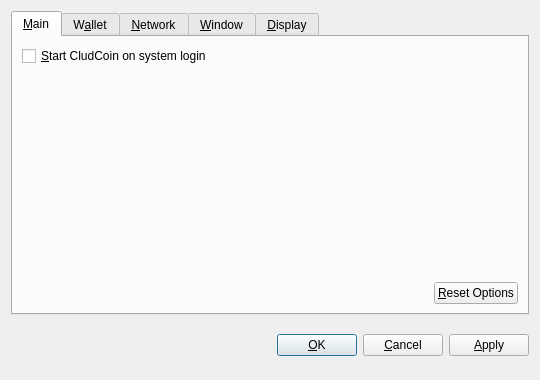
<?xml version="1.0" encoding="UTF-8"?>
<ui version="4.0">
 <class>OptionsDialog</class>
 <widget class="QDialog" name="OptionsDialog">
  <property name="geometry">
   <rect>
    <x>0</x>
    <y>0</y>
    <width>540</width>
    <height>380</height>
   </rect>
  </property>
  <property name="windowTitle">
   <string>Options</string>
  </property>
  <property name="modal">
   <bool>true</bool>
  </property>
  <layout class="QVBoxLayout" name="verticalLayout">
   <item>
    <widget class="QTabWidget" name="tabWidget">
     <property name="tabPosition">
      <enum>QTabWidget::North</enum>
     </property>
     <property name="currentIndex">
      <number>0</number>
     </property>
     <widget class="QWidget" name="tabMain">
      <attribute name="title">
       <string>&amp;Main</string>
      </attribute>
      <layout class="QVBoxLayout" name="verticalLayout_Main">
       <item>
        <widget class="QCheckBox" name="bitcoinAtStartup">
         <property name="toolTip">
          <string>Automatically start CludCoin after logging in to the system.</string>
         </property>
         <property name="text">
          <string>&amp;Start CludCoin on system login</string>
         </property>
        </widget>
       </item>
       <item>
        <spacer name="verticalSpacer_Main">
         <property name="orientation">
          <enum>Qt::Vertical</enum>
         </property>
         <property name="sizeHint" stdset="0">
          <size>
           <width>20</width>
           <height>40</height>
          </size>
         </property>
        </spacer>
       </item>
       <item>
        <layout class="QHBoxLayout" name="horizontalLayout_2_Main">
         <item>
          <spacer name="horizontalSpacer_2_Main">
           <property name="orientation">
            <enum>Qt::Horizontal</enum>
           </property>
           <property name="sizeHint" stdset="0">
            <size>
             <width>40</width>
             <height>20</height>
            </size>
           </property>
          </spacer>
         </item>
         <item>
          <widget class="QPushButton" name="resetButton">
           <property name="toolTip">
            <string>Reset all client options to default.</string>
           </property>
           <property name="text">
            <string>&amp;Reset Options</string>
           </property>
           <property name="autoDefault">
            <bool>false</bool>
           </property>
          </widget>
         </item>
        </layout>
       </item>
      </layout>
     </widget>
     <widget class="QWidget" name="tabWallet">
      <attribute name="title">
       <string>W&amp;allet</string>
      </attribute>
      <layout class="QVBoxLayout" name="verticalLayout_Network">
       <item>
        <widget class="QLabel" name="transactionFeeInfoLabel">
         <property name="text">
          <string>Optional transaction fee per kB that helps make sure your transactions are processed quickly. Most transactions are 1 kB.</string>
         </property>
         <property name="textFormat">
          <enum>Qt::PlainText</enum>
         </property>
         <property name="wordWrap">
          <bool>true</bool>
         </property>
        </widget>
       </item>
       <item>
        <layout class="QHBoxLayout" name="horizontalLayout_1_Main">
         <item>
          <widget class="QLabel" name="transactionFeeLabel">
           <property name="text">
            <string>Pay transaction &amp;fee</string>
           </property>
           <property name="textFormat">
            <enum>Qt::PlainText</enum>
           </property>
           <property name="buddy">
            <cstring>transactionFee</cstring>
           </property>
          </widget>
         </item>
         <item>
          <widget class="BitcoinAmountField" name="transactionFee"/>
         </item>
         <item>
          <spacer name="horizontalSpacer_1_Main">
           <property name="orientation">
            <enum>Qt::Horizontal</enum>
           </property>
           <property name="sizeHint" stdset="0">
            <size>
             <width>40</width>
             <height>20</height>
            </size>
           </property>
          </spacer>
         </item>
        </layout>
       </item>
       <item>
        <widget class="QLabel" name="label">
         <property name="text">
          <string>If you disable the spending of unconfirmed change, the change from a transaction cannot be used until that transaction has at least one confirmation. This also affects how your balance is computed.</string>
         </property>
         <property name="wordWrap">
          <bool>true</bool>
         </property>
        </widget>
       </item>
       <item>
        <widget class="QCheckBox" name="spendZeroConfChange">
         <property name="text">
          <string>Spend unconfirmed change  (experts only)</string>
         </property>
        </widget>
       </item>
       <item>
        <spacer name="verticalSpacer">
         <property name="orientation">
          <enum>Qt::Vertical</enum>
         </property>
         <property name="sizeHint" stdset="0">
          <size>
           <width>20</width>
           <height>40</height>
          </size>
         </property>
        </spacer>
       </item>
      </layout>
     </widget>
     <widget class="QWidget" name="tabNetwork">
      <attribute name="title">
       <string>&amp;Network</string>
      </attribute>
      <layout class="QVBoxLayout" name="verticalLayout_Network">
       <item>
        <widget class="QCheckBox" name="mapPortUpnp">
         <property name="toolTip">
          <string>Automatically open the CludCoin client port on the router. This only works when your router supports UPnP and it is enabled.</string>
         </property>
         <property name="text">
          <string>Map port using &amp;UPnP</string>
         </property>
        </widget>
       </item>
       <item>
        <widget class="QCheckBox" name="connectSocks">
         <property name="toolTip">
          <string>Connect to the CludCoin network through a SOCKS proxy (e.g. when connecting through Tor).</string>
         </property>
         <property name="text">
          <string>&amp;Connect through SOCKS proxy:</string>
         </property>
        </widget>
       </item>
       <item>
        <layout class="QHBoxLayout" name="horizontalLayout_Network">
         <item>
          <widget class="QLabel" name="proxyIpLabel">
           <property name="text">
            <string>Proxy &amp;IP:</string>
           </property>
           <property name="textFormat">
            <enum>Qt::PlainText</enum>
           </property>
           <property name="buddy">
            <cstring>proxyIp</cstring>
           </property>
          </widget>
         </item>
         <item>
          <widget class="QValidatedLineEdit" name="proxyIp">
           <property name="maximumSize">
            <size>
             <width>140</width>
             <height>16777215</height>
            </size>
           </property>
           <property name="toolTip">
            <string>IP address of the proxy (e.g. 127.0.0.1)</string>
           </property>
          </widget>
         </item>
         <item>
          <widget class="QLabel" name="proxyPortLabel">
           <property name="text">
            <string>&amp;Port:</string>
           </property>
           <property name="textFormat">
            <enum>Qt::PlainText</enum>
           </property>
           <property name="buddy">
            <cstring>proxyPort</cstring>
           </property>
          </widget>
         </item>
         <item>
          <widget class="QLineEdit" name="proxyPort">
           <property name="maximumSize">
            <size>
             <width>55</width>
             <height>16777215</height>
            </size>
           </property>
           <property name="toolTip">
            <string>Port of the proxy (e.g. 9050)</string>
           </property>
          </widget>
         </item>
         <item>
          <widget class="QLabel" name="socksVersionLabel">
           <property name="text">
            <string>SOCKS &amp;Version:</string>
           </property>
           <property name="textFormat">
            <enum>Qt::PlainText</enum>
           </property>
           <property name="buddy">
            <cstring>socksVersion</cstring>
           </property>
          </widget>
         </item>
         <item>
          <widget class="QValueComboBox" name="socksVersion">
           <property name="toolTip">
            <string>SOCKS version of the proxy (e.g. 5)</string>
           </property>
          </widget>
         </item>
         <item>
          <spacer name="horizontalSpacer_Network">
           <property name="orientation">
            <enum>Qt::Horizontal</enum>
           </property>
           <property name="sizeHint" stdset="0">
            <size>
             <width>40</width>
             <height>20</height>
            </size>
           </property>
          </spacer>
         </item>
        </layout>
       </item>
       <item>
        <spacer name="verticalSpacer_Network">
         <property name="orientation">
          <enum>Qt::Vertical</enum>
         </property>
         <property name="sizeHint" stdset="0">
          <size>
           <width>20</width>
           <height>40</height>
          </size>
         </property>
        </spacer>
       </item>
      </layout>
     </widget>
     <widget class="QWidget" name="tabWindow">
      <attribute name="title">
       <string>&amp;Window</string>
      </attribute>
      <layout class="QVBoxLayout" name="verticalLayout_Window">
       <item>
        <widget class="QCheckBox" name="minimizeToTray">
         <property name="toolTip">
          <string>Show only a tray icon after minimizing the window.</string>
         </property>
         <property name="text">
          <string>&amp;Minimize to the tray instead of the taskbar</string>
         </property>
        </widget>
       </item>
       <item>
        <widget class="QCheckBox" name="minimizeOnClose">
         <property name="toolTip">
          <string>Minimize instead of exit the application when the window is closed. When this option is enabled, the application will be closed only after selecting Quit in the menu.</string>
         </property>
         <property name="text">
          <string>M&amp;inimize on close</string>
         </property>
        </widget>
       </item>
       <item>
        <spacer name="verticalSpacer_Window">
         <property name="orientation">
          <enum>Qt::Vertical</enum>
         </property>
         <property name="sizeHint" stdset="0">
          <size>
           <width>20</width>
           <height>40</height>
          </size>
         </property>
        </spacer>
       </item>
      </layout>
     </widget>
     <widget class="QWidget" name="tabDisplay">
      <attribute name="title">
       <string>&amp;Display</string>
      </attribute>
      <layout class="QVBoxLayout" name="verticalLayout_Display">
       <item>
        <layout class="QHBoxLayout" name="horizontalLayout_1_Display">
         <item>
          <widget class="QLabel" name="langLabel">
           <property name="text">
            <string>User Interface &amp;language:</string>
           </property>
           <property name="textFormat">
            <enum>Qt::PlainText</enum>
           </property>
           <property name="buddy">
            <cstring>lang</cstring>
           </property>
          </widget>
         </item>
         <item>
          <widget class="QValueComboBox" name="lang">
           <property name="toolTip">
            <string>The user interface language can be set here. This setting will take effect after restarting CludCoin.</string>
           </property>
          </widget>
         </item>
        </layout>
       </item>
       <item>
        <layout class="QHBoxLayout" name="horizontalLayout_2_Display">
         <item>
          <widget class="QLabel" name="unitLabel">
           <property name="text">
            <string>&amp;Unit to show amounts in:</string>
           </property>
           <property name="textFormat">
            <enum>Qt::PlainText</enum>
           </property>
           <property name="buddy">
            <cstring>unit</cstring>
           </property>
          </widget>
         </item>
         <item>
          <widget class="QValueComboBox" name="unit">
           <property name="toolTip">
            <string>Choose the default subdivision unit to show in the interface and when sending coins.</string>
           </property>
          </widget>
         </item>
        </layout>
       </item>
       <item>
        <widget class="QCheckBox" name="displayAddresses">
         <property name="toolTip">
          <string>Whether to show CludCoin addresses in the transaction list or not.</string>
         </property>
         <property name="text">
          <string>&amp;Display addresses in transaction list</string>
         </property>
        </widget>
       </item>
       <item>
        <widget class="QCheckBox" name="coinControlFeatures">
         <property name="toolTip">
          <string>Whether to show coin control features or not.</string>
         </property>
         <property name="text">
          <string>Display coin &amp;control features (experts only!)</string>
         </property>
        </widget>
       </item>
       <item>
        <spacer name="verticalSpacer_Display">
         <property name="orientation">
          <enum>Qt::Vertical</enum>
         </property>
         <property name="sizeHint" stdset="0">
          <size>
           <width>20</width>
           <height>40</height>
          </size>
         </property>
        </spacer>
       </item>
      </layout>
     </widget>
    </widget>
   </item>
   <item>
    <layout class="QHBoxLayout" name="horizontalLayout_Buttons">
     <item>
      <spacer name="horizontalSpacer_1">
       <property name="orientation">
        <enum>Qt::Horizontal</enum>
       </property>
       <property name="sizeHint" stdset="0">
        <size>
         <width>40</width>
         <height>48</height>
        </size>
       </property>
      </spacer>
     </item>
     <item>
      <widget class="QLabel" name="statusLabel">
       <property name="font">
        <font>
         <weight>75</weight>
         <bold>true</bold>
        </font>
       </property>
       <property name="text">
        <string/>
       </property>
       <property name="textFormat">
        <enum>Qt::PlainText</enum>
       </property>
       <property name="wordWrap">
        <bool>true</bool>
       </property>
      </widget>
     </item>
     <item>
      <spacer name="horizontalSpacer_2">
       <property name="orientation">
        <enum>Qt::Horizontal</enum>
       </property>
       <property name="sizeHint" stdset="0">
        <size>
         <width>40</width>
         <height>48</height>
        </size>
       </property>
      </spacer>
     </item>
     <item>
      <widget class="QPushButton" name="okButton">
       <property name="text">
        <string>&amp;OK</string>
       </property>
      </widget>
     </item>
     <item>
      <widget class="QPushButton" name="cancelButton">
       <property name="text">
        <string>&amp;Cancel</string>
       </property>
       <property name="autoDefault">
        <bool>false</bool>
       </property>
      </widget>
     </item>
     <item>
      <widget class="QPushButton" name="applyButton">
       <property name="text">
        <string>&amp;Apply</string>
       </property>
       <property name="autoDefault">
        <bool>false</bool>
       </property>
      </widget>
     </item>
    </layout>
   </item>
  </layout>
 </widget>
 <customwidgets>
  <customwidget>
   <class>BitcoinAmountField</class>
   <extends>QSpinBox</extends>
   <header>bitcoinamountfield.h</header>
  </customwidget>
  <customwidget>
   <class>QValueComboBox</class>
   <extends>QComboBox</extends>
   <header>qvaluecombobox.h</header>
  </customwidget>
  <customwidget>
   <class>QValidatedLineEdit</class>
   <extends>QLineEdit</extends>
   <header>qvalidatedlineedit.h</header>
  </customwidget>
 </customwidgets>
 <resources/>
 <connections/>
</ui>
